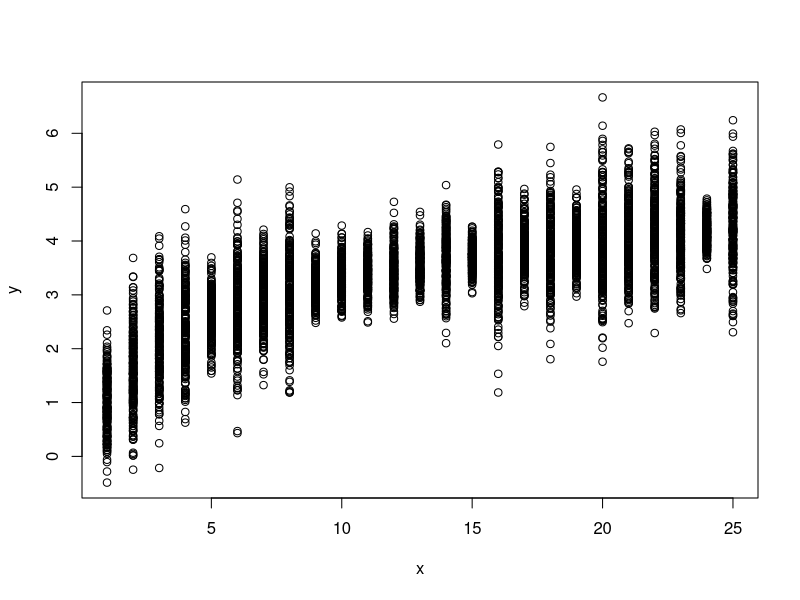
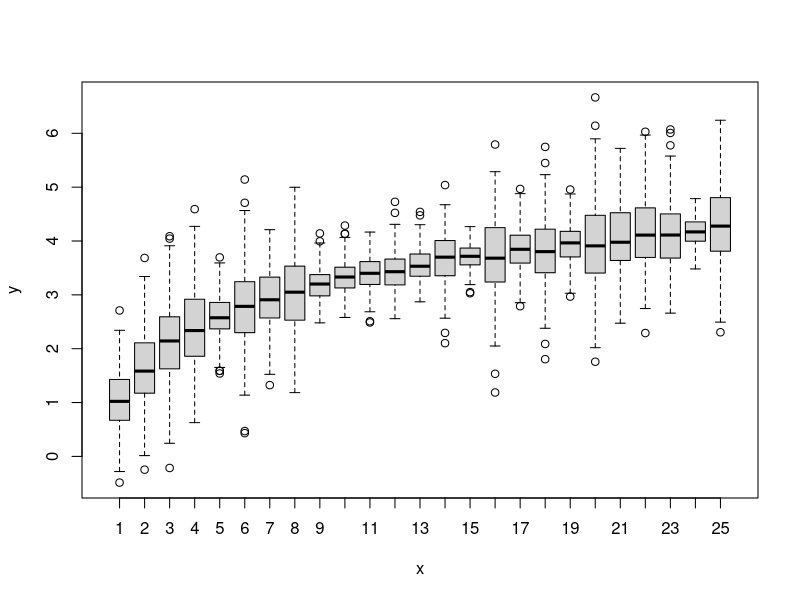
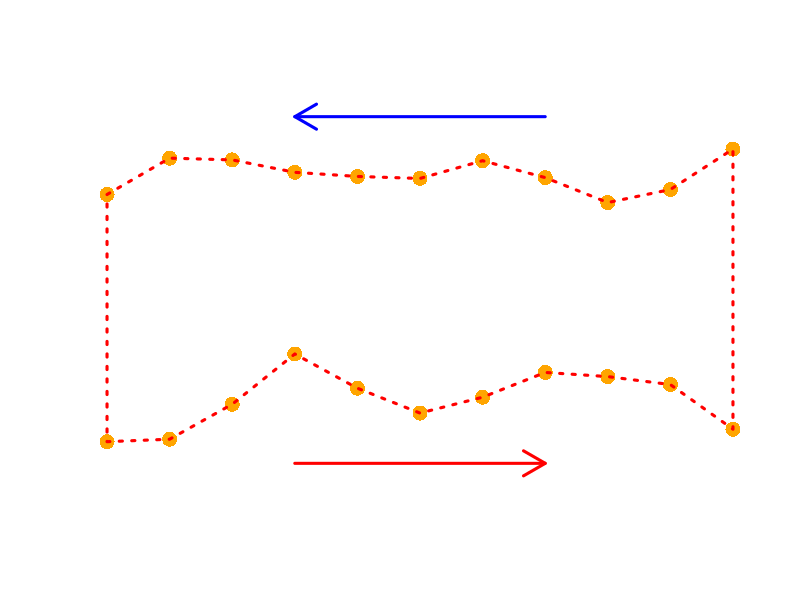
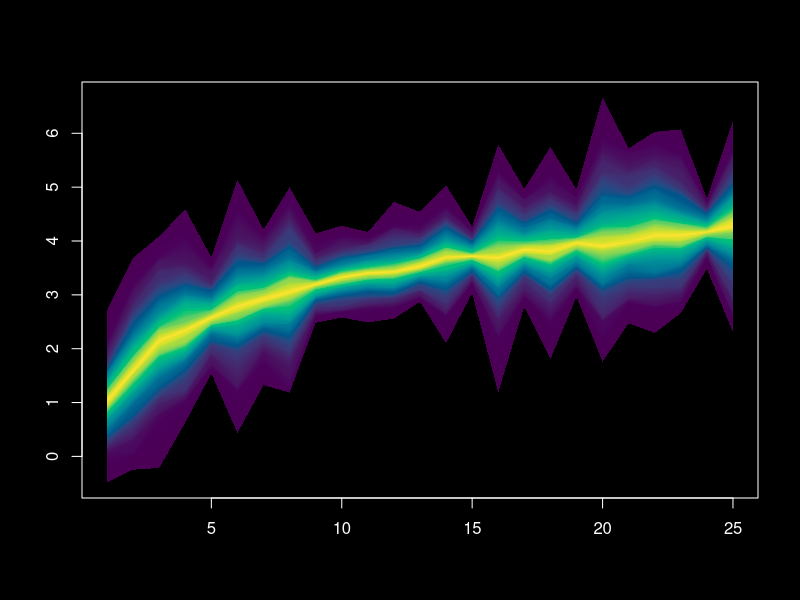

The R script that drew these images, in order:
## ---- chunk 1
counts <- 1:25
n <- 250
x <- rep(counts, each=n)
## ---- chunk 2
y <- rep(NA, length(x))
for (i in counts) {
    mean.val <- log(i)+1
    sdev.val <- runif(1, 0.2, 0.8)
    y[x==i] <- rnorm(n, mean.val, sdev.val)
}
## ---- chunk 3
plot(x,y)
## ---- chunk 4
boxplot(y ~ x)
## ---- chunk 5
q <- seq(0, 1, 0.0005)
mat <- matrix(NA, length(q), length(counts))
for (i in 1:length(counts)) {
    val <- counts[i]
    mat[,i] <- quantile(y[x==val], probs=q)
}
## ---- chunk 6
mx <- as.integer(length(q)/2)
colors <- hcl.colors(mx)
## ---- chunk 7
plot.new()
px <- c(seq(0, 1, 0.1), seq(1, 0, -0.1))
py <- c(runif(11, 0.7, 0.9), runif(11, 0.1, 0.4))
points(px, py, pch=16, col='orange', cex=2)
polygon(px, py, border='red', lty=3, lwd=3)
arrows(0.7, 0.95, 0.3, 0.95, lwd=3, col='blue')
arrows(0.3, 0.05, 0.7, 0.05, lwd=3, col='red')
## ---- chunk 8
par(bg="black")
plot(x, y, type="n", axes=FALSE)

for (i in 1:mx) {
    px <- c(counts, rev(counts))
    py <- c(mat[i,], rev(mat[length(q)+1-i,]))
    col <- colors[i]
    polygon(px, py, col=col, border=NA)
}
axis(1, col='white', col.axis="white")
axis(2, col='white', col.axis="white")
box(col='white')
